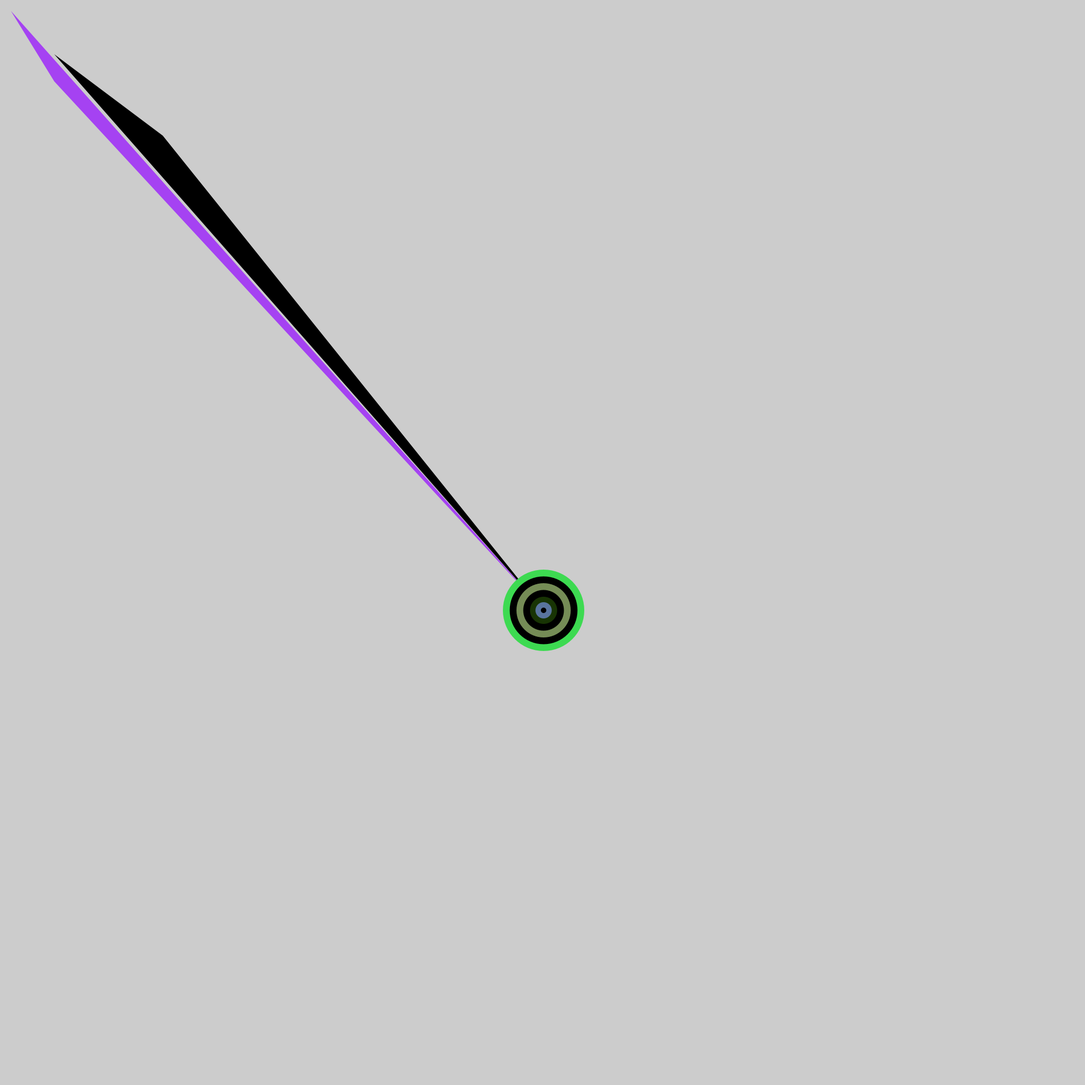
Frame 1 (no input)
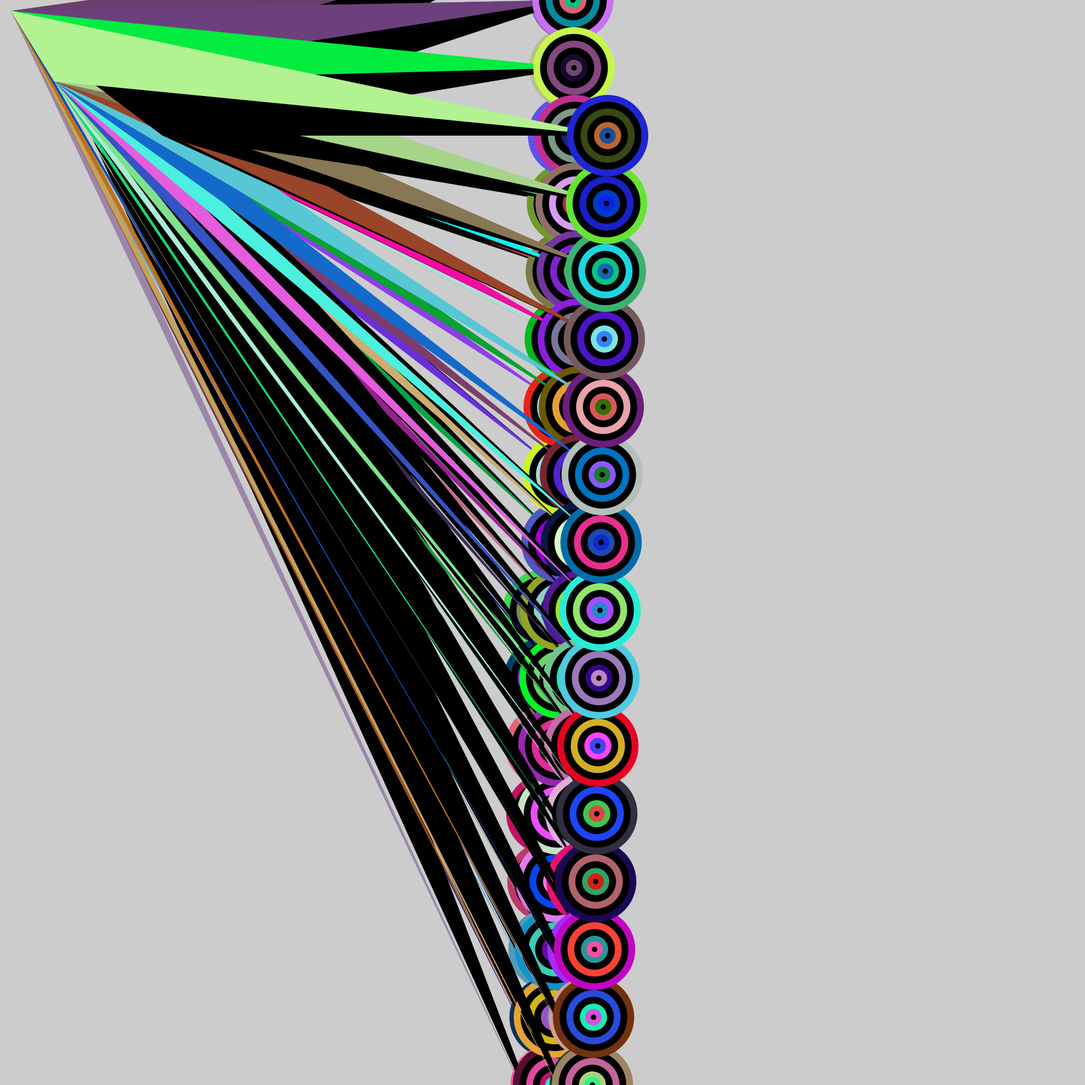
Frame 60 (the mouse pressed at the canvas centre just before this capture)
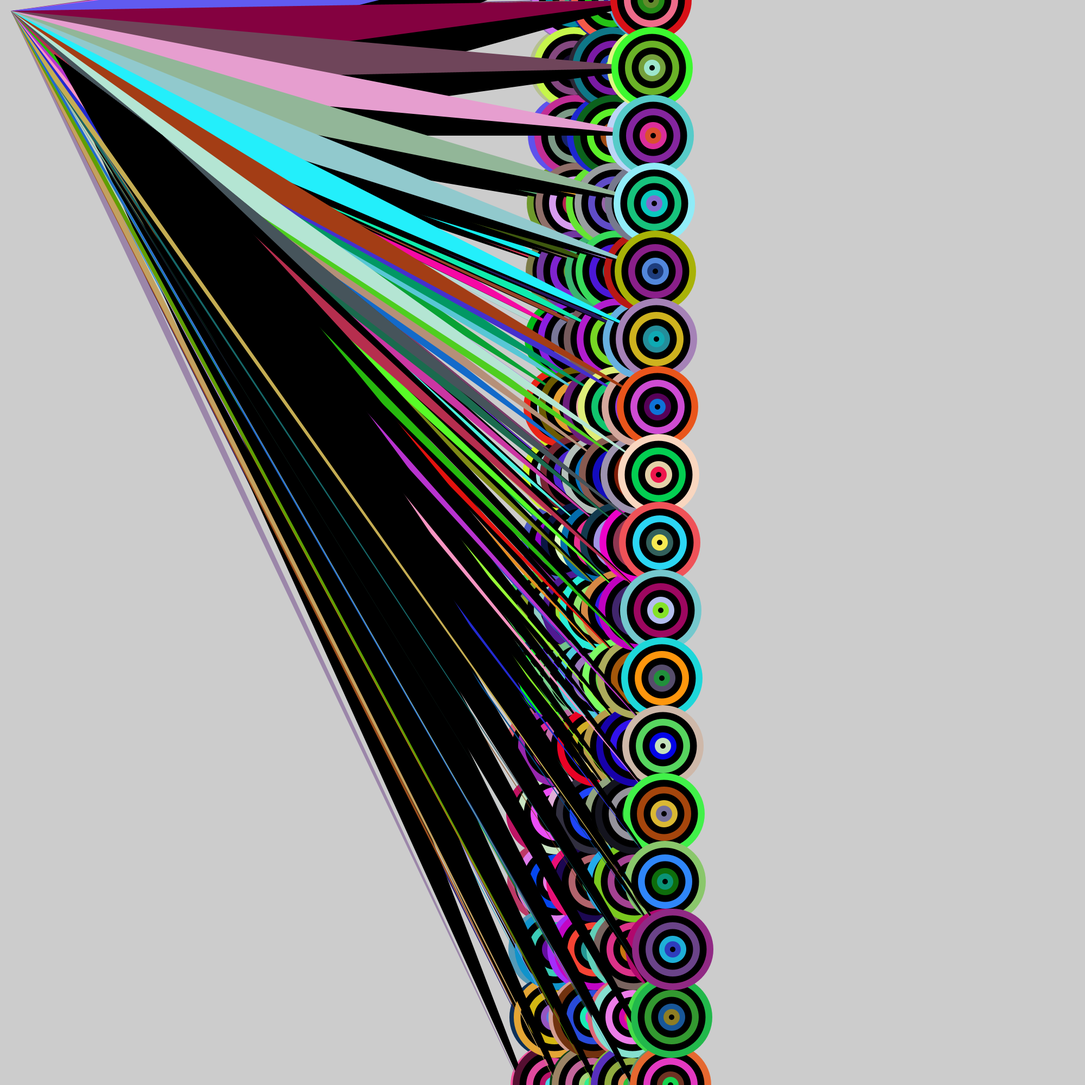
Frame 120 (the mouse held since frame 60 and released just before this capture)

The Processing sketch that drew these frames (run headless with seeded random() and noise(); from frame 60 on, the mouse is pressed at the canvas centre):

// Processing sketch: processing_103846
// ── processing_103846.pde

float ballX;
float ballY;
float ballA;
float ballB;
float vx; // x velocity
float vy; // y velocity
float va;
float vb;
void setup()
{
  size(2000, 2000);
  
  // set initial position (in the middle of the screen)
  ballX = width / 2;
  ballY = height / 2;
  ballA = width /2;
  ballB = height /2;
  
  // ADD - set initial velocity
  vx = 2;
  vy = 125;
  va = 2;
  vb = 300;
}

void draw()
{
  
  ballX +=vx;
  ballY +=vy;
  moveBall();
  drawBall();
  ballA +=va;
  ballB +=vb;
}

void moveBall()
{
  // ADD - update the ball's position by adding it's velocity (both vx and vy)
  
  // check if the ball over the left or right edges of the screen
  if (ballX < 0 || ballX > width)
  {
     vx=-vx;
     // ADD - bounce off the left or right side of the screen
  }
  
  // check if the ball over the top or bottom edges of the screen
  if (ballY < 0 || ballY > height)
  {
   
    vy=-vy;
    // ADD - bounce off the floor or ceiling
  }
}

void drawBall()
{
  noStroke();
  fill(0);
  triangle(ballX, ballY, 100, 100, 300, 250);
  fill(random(1, 255), random(1, 255), random(1, 255));
  triangle(ballX, ballY, 20, 20, 100, 150);
  fill(random(1, 255), random(1, 255), random(1, 255));
  ellipse(ballX, ballY, 150, 150);
  fill(0);
  ellipse(ballX, ballY, 125, 125);
  fill(random(1, 255), random(1, 255), random(1, 255));
  ellipse(ballX, ballY, 100, 100);
  fill(0);
  ellipse(ballX, ballY, 75, 75);
  fill(random(1, 255), random(1, 255), random(1, 255));
  ellipse(ballX, ballY, 50, 50);
  fill(random(1, 255), random(1, 255), random(1, 255));
  ellipse(ballX, ballY, 30, 30);
  fill(0);
   ellipse(ballX, ballY, 10, 10);
if (keyPressed && key == 's')

  {
    background(random(1, 255), random(1, 255), random(1, 255));
  }
   if(keyPressed && key == 'f')
   {
   background(0);  
   } 
 }
